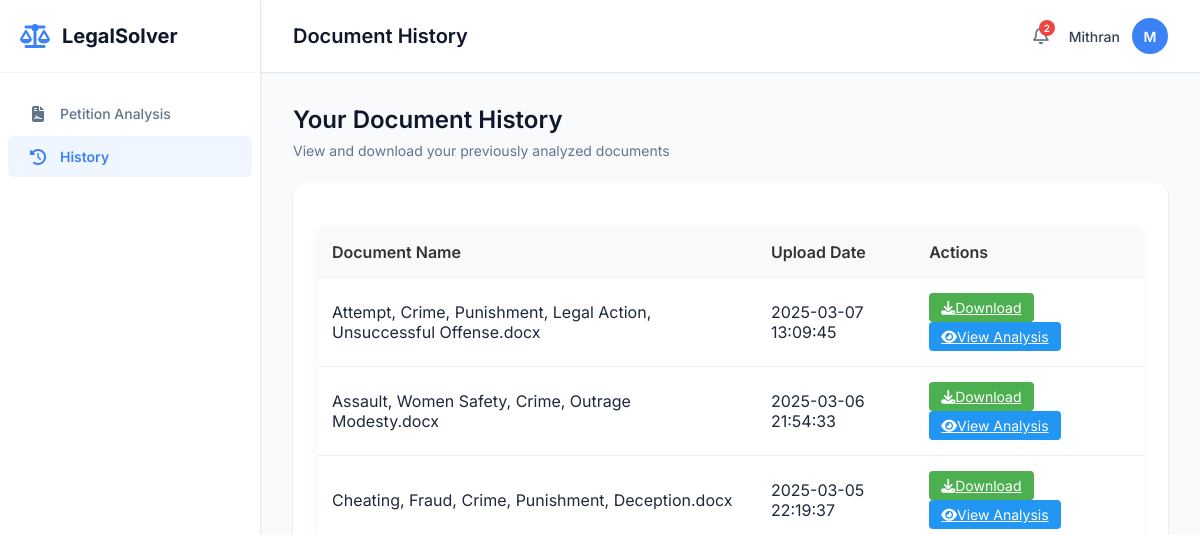
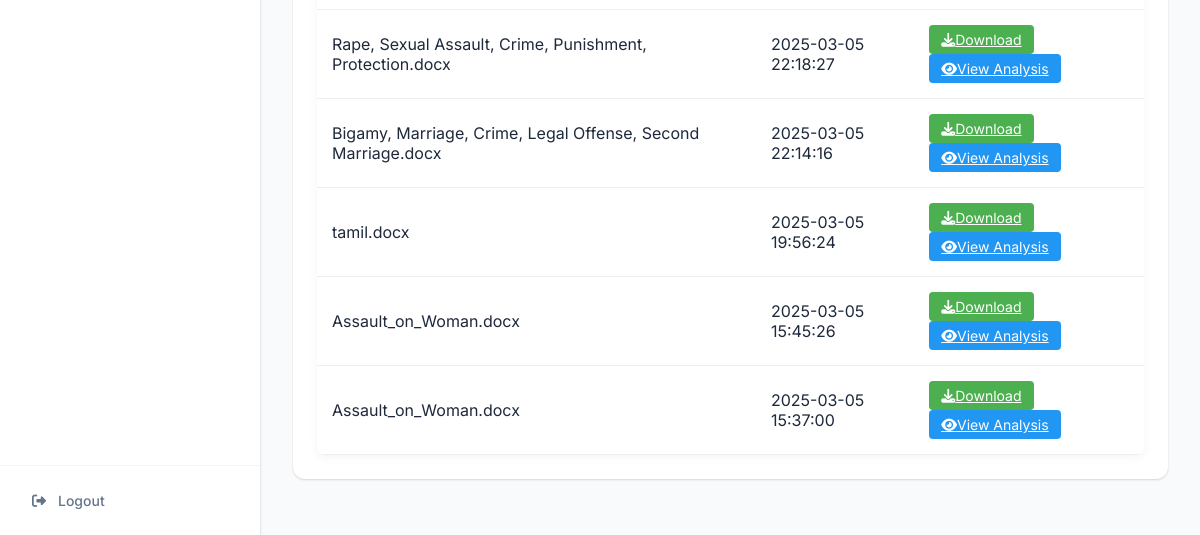
/history (signed in), run on an earlier commit of the app's database (2 pictures, top to bottom).
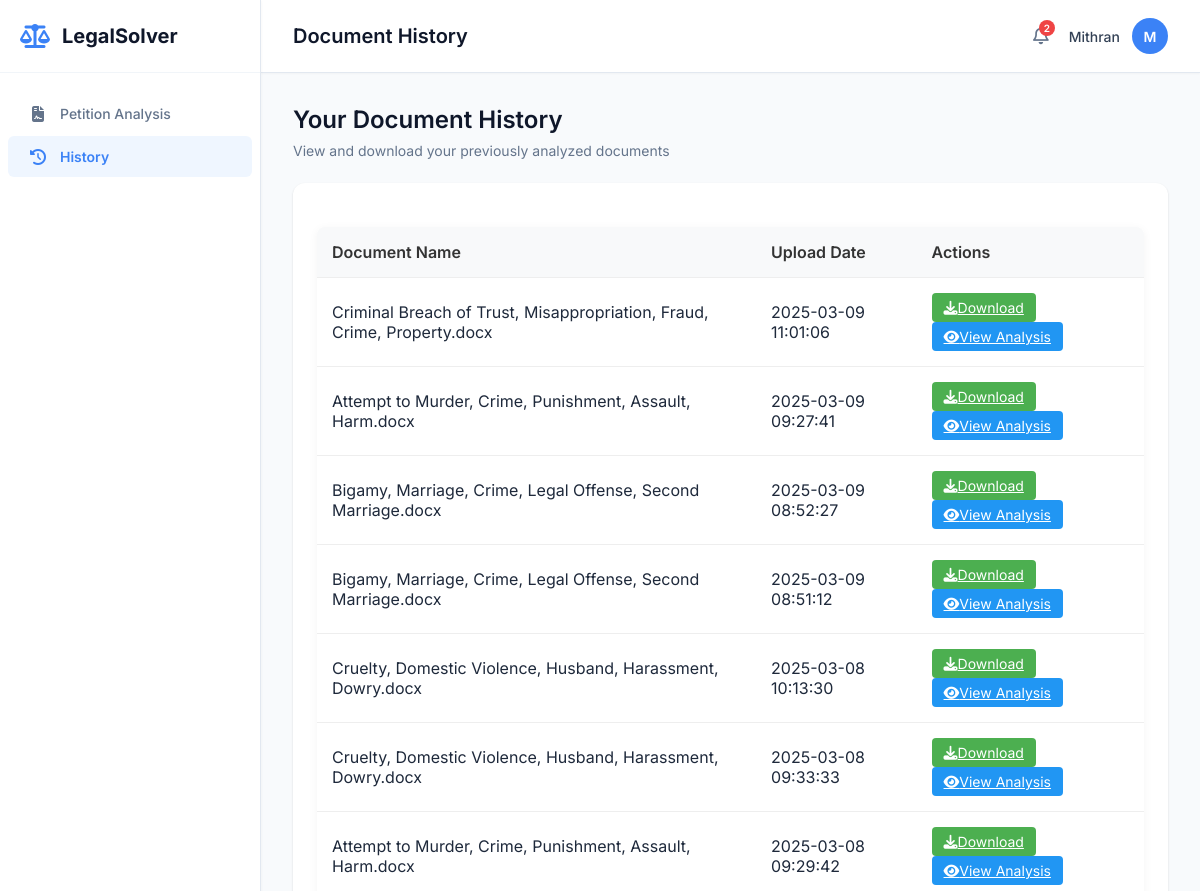
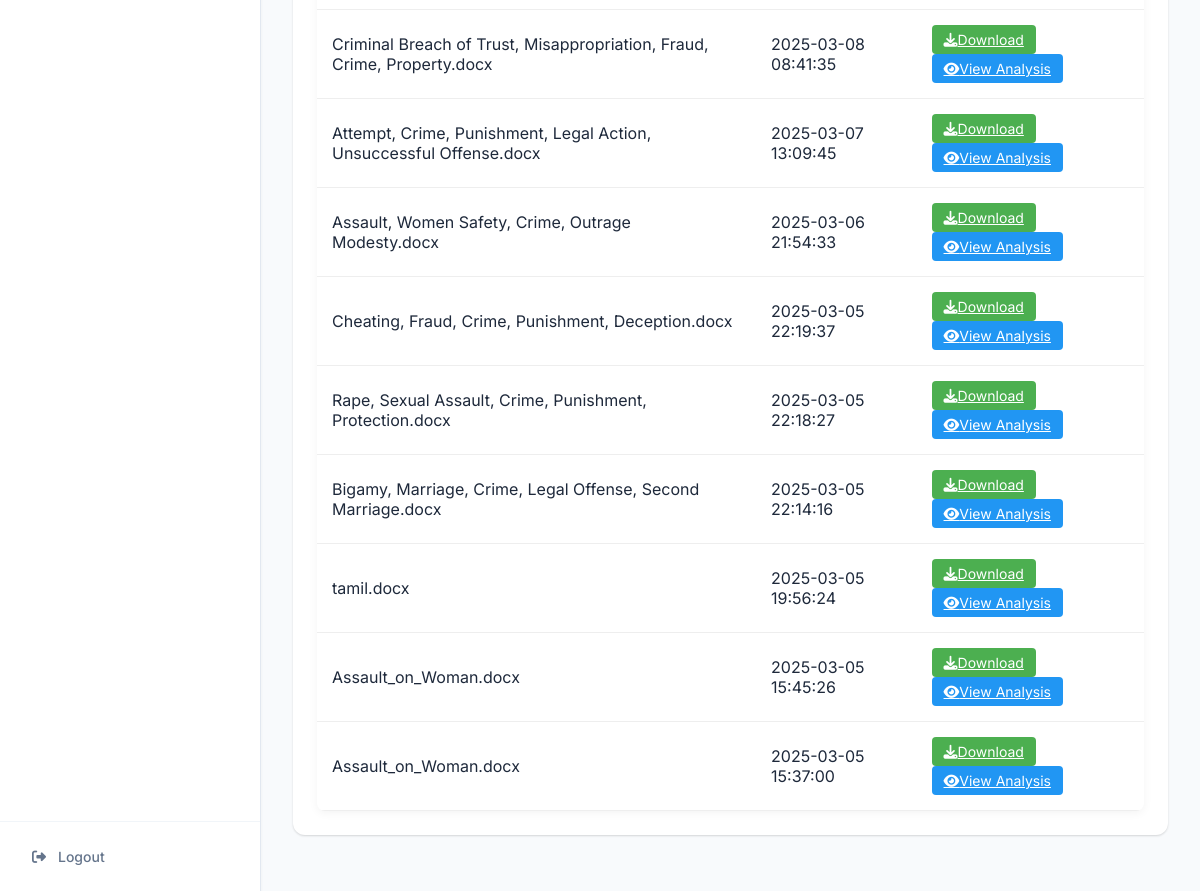
And on a later commit of the database (2 pictures, top to bottom).
### tables this page shows
CREATE TABLE document_history (
                        doc_id TEXT PRIMARY KEY,
                        user_id INTEGER NOT NULL,
                        filename TEXT NOT NULL,
                        original_filename TEXT NOT NULL,
                        upload_date TIMESTAMP NOT NULL,
                        analysis_results TEXT,
                        file_path TEXT NOT NULL,
                        FOREIGN KEY (user_id) REFERENCES users (user_id)
                    );

### app.py (the view)
@app.route('/history')
def history():
    if 'username' not in session:
        return redirect(url_for('login'))
    documents = get_user_documents(session['username'])
    return render_template('history.html', username=session['username'], documents=documents)

### db_connection.py (called while the page is built)
def create_connection(db_file):
    os.makedirs(os.path.dirname(db_file), exist_ok=True)
    conn = None
    try:
        conn = sqlite3.connect(db_file)
        return conn
    except sqlite3.Error as e:
        print(f"Database connection error: {e}")
    return conn

def get_user_id(username):
    db_path = os.path.join(os.path.dirname(__file__), 'database.db')
    conn = create_connection(db_path)
    if conn is None:
        print("Failed to create database connection.")
        return None
    with conn:
        cur = conn.cursor()
        cur.execute("SELECT user_id FROM users WHERE username=?", (username,))
        result = cur.fetchone()
        return result[0] if result else None

def get_user_documents(username):
    user_id = get_user_id(username)
    if not user_id:
        return []
    db_path = os.path.join(os.path.dirname(__file__), 'database.db')
    conn = create_connection(db_path)
    if conn is None:
        print("Failed to create database connection.")
        return []
    with conn:
        cur = conn.cursor()
        cur.execute(
            "SELECT doc_id, original_filename, upload_date, file_path FROM document_history WHERE user_id=? ORDER BY upload_date DESC",
            (user_id,)
        )
        return cur.fetchall()

### templates/history.html (shortened to what this page needs)
<!DOCTYPE html>
<html lang="en">
<head>
    <link rel="stylesheet" href="{{ url_for('static', filename='style.css') }}">
    <link rel="stylesheet" href="https://cdnjs.cloudflare.com/ajax/libs/font-awesome/6.4.0/css/all.min.css">
</head>
<body class="home-body">
    <div class="app-container">
        <aside class="sidebar">
            <div class="sidebar-header">
                <div class="logo">
                    <i class="fas fa-scale-balanced"></i>
                    <span>LegalSolver</span>
                </div>
            </div>
            <nav class="sidebar-nav">
                <ul>
                    <li><a href="{{ url_for('home') }}"><i class="fas fa-file-contract"></i> Petition Analysis</a></li>
                    <li class="active"><a href="{{ url_for('history') }}"><i class="fas fa-history"></i> History</a></li>
                </ul>
            </nav>
            <div class="sidebar-footer">
                <a href="{{ url_for('logout') }}"><i class="fas fa-sign-out-alt"></i> Logout</a>
            </div>
        </aside>
        <main class="main-content">
            <header class="top-header">
                <div class="page-title">
                    <h1>Document History</h1>
                </div>
                <div class="user-profile">
                    <div class="notifications">
                        <i class="far fa-bell"></i>
                        <span class="notification-badge">2</span>
                    </div>
                    <div class="user-info">
                        <span class="username">{{ username }}</span>
                        <div class="avatar">
                            <span>{{ username[0] | upper }}</span>
                        </div>
                    </div>
                </div>
            </header>
            <div class="dashboard">
                <div class="dashboard-header">
                    <h2>Your Document History</h2>
                    <p>View and download your previously analyzed documents</p>
                </div>
                <div class="card">
                    <div class="card-content">
                        {% if documents and documents|length > 0 %}
                        <table class="history-table">
                            <thead>
                                <tr>
                                    <th>Document Name</th>
                                    <th>Upload Date</th>
                                    <th>Actions</th>
                                </tr>
                            </thead>
                            <tbody>
                                {% for doc in documents %}
                                <tr>
                                    <td>{{ doc[1] }}</td>
                                    <td>{{ doc[2] }}</td>
                                    <td>
                                        <a href="{{ url_for('download_document', doc_id=doc[0]) }}" class="action-btn download-btn">
                                            <i class="fas fa-download"></i> Download
                                        </a>
                                        <a href="{{ url_for('view_analysis', doc_id=doc[0]) }}" class="action-btn view-btn">
                                            <i class="fas fa-eye"></i> View Analysis
                                        </a>
                                    </td>
                                </tr>
                                {% endfor %}
                            </tbody>
                        </table>
                        {% endif %}
                    </div>
                </div>
            </div>
        </main>
    </div>
</body>
</html>

### static/style.css (style rules this page uses)
body { font-family: 'Inter', 'Segoe UI', 'Roboto', sans-serif; background: linear-gradient(135deg, #f5f7fa 0%, #c3cfe2 100%); margin: 0; padding: 0; display: flex; justify-content: center; align-items: center; min-height: 100vh; color: #333; }
h1 { color: #333; font-size: 28px; margin-bottom: 20px; }
body { font-family: Arial, sans-serif; }
.home-body { display: block; background: #f8fafc; min-height: 100vh; margin: 0; padding: 0; font-family: 'Inter', sans-serif; color: #1e293b; }
.app-container { display: flex; width: 100%; height: 100vh; overflow: hidden; }
.sidebar { width: 260px; background: #ffffff; border-right: 1px solid #e2e8f0; display: flex; flex-direction: column; height: 100%; box-shadow: 0 1px 3px rgba(0, 0, 0, 0.05); z-index: 10; }
.sidebar-header { padding: 24px 20px; border-bottom: 1px solid #f1f5f9; }
.logo { display: flex; align-items: center; font-weight: 700; font-size: 20px; color: #0f172a; }
.logo i { font-size: 24px; margin-right: 12px; color: #3b82f6; }
.sidebar-nav { flex: 1; padding: 20px 0; overflow-y: auto; }
.sidebar-nav ul { list-style: none; padding: 0; margin: 0; }
.sidebar-nav li { margin-bottom: 2px; }
.sidebar-nav a { display: flex; align-items: center; padding: 12px 20px; color: #64748b; text-decoration: none; font-weight: 500; font-size: 14px; border-radius: 6px; margin: 0 8px; transition: all 0.2s ease; }
.sidebar-nav a i { margin-right: 12px; font-size: 16px; width: 20px; text-align: center; }
.sidebar-nav li.active a { background: #eff6ff; color: #3b82f6; font-weight: 600; }
.sidebar-footer { padding: 16px 20px; border-top: 1px solid #f1f5f9; }
.sidebar-footer a { display: flex; align-items: center; color: #64748b; text-decoration: none; font-weight: 500; font-size: 14px; padding: 10px 12px; border-radius: 6px; transition: all 0.2s ease; }
.sidebar-footer a i { margin-right: 12px; }
.main-content { flex: 1; display: flex; flex-direction: column; overflow: hidden; background: #f8fafc; }
.top-header { height: 72px; display: flex; align-items: center; justify-content: space-between; padding: 0 32px; background: #ffffff; border-bottom: 1px solid #e2e8f0; box-shadow: 0 1px 2px rgba(0, 0, 0, 0.03); }
.page-title h1 { font-size: 20px; font-weight: 600; color: #0f172a; margin: 0; }
.user-profile { display: flex; align-items: center; gap: 20px; }
.notifications { position: relative; cursor: pointer; }
.notifications i { font-size: 18px; color: #64748b; }
.notification-badge { position: absolute; top: -6px; right: -6px; background: #ef4444; color: white; font-size: 10px; font-weight: 600; width: 16px; height: 16px; border-radius: 50%; display: flex; align-items: center; justify-content: center; }
.user-info { display: flex; align-items: center; gap: 12px; }
.username { font-size: 14px; font-weight: 500; color: #334155; }
.avatar { width: 36px; height: 36px; background: #3b82f6; border-radius: 50%; display: flex; align-items: center; justify-content: center; color: white; font-weight: 600; font-size: 14px; }
.dashboard { flex: 1; padding: 32px; overflow-y: auto; }
.dashboard-header { margin-bottom: 24px; }
.dashboard-header h2 { font-size: 24px; font-weight: 600; color: #0f172a; margin: 0 0 8px 0; }
.dashboard-header p { font-size: 14px; color: #64748b; margin: 0; }
.card { background: #ffffff; border-radius: 12px; box-shadow: 0 1px 3px rgba(0, 0, 0, 0.05), 0 1px 2px rgba(0, 0, 0, 0.1); margin-bottom: 24px; overflow: hidden; transition: transform 0.2s ease, box-shadow 0.2s ease; }
.card-content { padding: 24px; }

### templates/history.html (style rules this page uses)
.history-table { width: 100%; border-collapse: collapse; margin-top: 20px; background-color: #fff; border-radius: 8px; overflow: hidden; box-shadow: 0 2px 10px rgba(0, 0, 0, 0.05); }
.history-table th, .history-table td { padding: 15px; text-align: left; border-bottom: 1px solid #eee; }
.history-table th { background-color: #f8f9fa; font-weight: 600; color: #333; }
.action-btn { padding: 6px 12px; border-radius: 4px; font-size: 14px; margin-right: 5px; cursor: pointer; transition: all 0.2s; border: none; display: inline-flex; align-items: center; justify-content: center; }
.download-btn { background-color: #4CAF50; color: white; }
.view-btn { background-color: #2196F3; color: white; }

What changed in the data, as far as the page shows it:
added document_history: original_filename "Criminal Breach of Trust, Misappropriation, Fraud, Crime, Property.docx", upload_date "2025-03-09 11:01:06"
added document_history: original_filename "Attempt to Murder, Crime, Punishment, Assault, Harm.docx", upload_date "2025-03-09 09:27:41"
added document_history: original_filename "Bigamy, Marriage, Crime, Legal Offense, Second Marriage.docx", upload_date "2025-03-09 08:52:27"
added document_history: original_filename "Bigamy, Marriage, Crime, Legal Offense, Second Marriage.docx", upload_date "2025-03-09 08:51:12"
added document_history: original_filename "Cruelty, Domestic Violence, Husband, Harassment, Dowry.docx", upload_date "2025-03-08 10:13:30"
added document_history: original_filename "Cruelty, Domestic Violence, Husband, Harassment, Dowry.docx", upload_date "2025-03-08 09:33:33"
added document_history: original_filename "Attempt to Murder, Crime, Punishment, Assault, Harm.docx", upload_date "2025-03-08 09:29:42"
added document_history: original_filename "Criminal Breach of Trust, Misappropriation, Fraud, Crime, Property.docx", upload_date "2025-03-08 08:41:35"
